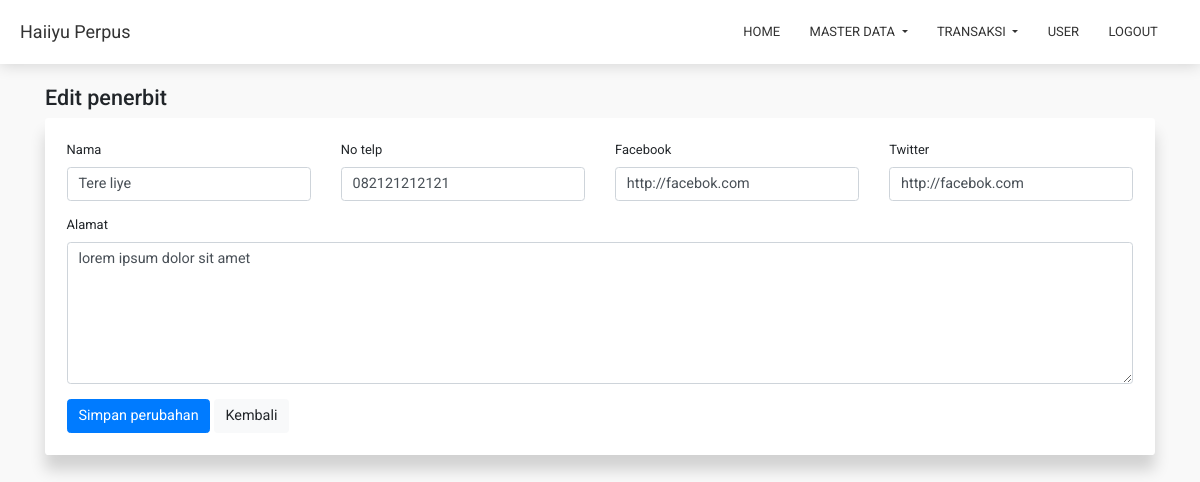
Screenshot of /?c=publisher-edit&id=1 (signed in) with the database file from the repository.
### tables this page shows
CREATE TABLE `publishers` (
  `id` int(11) NOT NULL,
  `name` varchar(50) NOT NULL,
  `phone_number` varchar(20) NOT NULL,
  `address` text NOT NULL,
  `email` varchar(50) NOT NULL,
  `facebook` varchar(100) NOT NULL,
  `twitter` varchar(100) NOT NULL
);

### app/helper.php (called while the page is built, shortened)
<?php
function url($to = ''){
  $base_url = str_replace(basename($_SERVER['SCRIPT_NAME']), '', $_SERVER['SCRIPT_NAME']);
  $base_url .= $to;
  return $base_url;
}
function get($name){
  return isset($_GET[$name]) ? $_GET[$name] : null;
}
function antiInject($text){
  return stripcslashes(strip_tags($text));
}

### resources/publisher/edit.php (the view, shortened to what this page needs)
<?php
  $table = 'publishers';
  $id = antiInject(get('id'));
  $data = mysqli_fetch_object((mysqli_query($conn, "SELECT * FROM `$table` where id='$id'")));
  if($data){
?>
<div class="container mt-4">
  <h4><?=isset($title) ? $title : '' ?></h4>
  <div class="row">
    <div class="col-sm-12">
      <div class="card c-card">
        <div class="card-body p-4">
          <form method="post">
            <div class="row">
              <div class="col-sm-12 col-md-6 col-lg-3 form-group">
                <label>Nama</label>
                <input type="text" name="name" class="form-control" placeholder="Masukan nama" autocomplete="off" value="<?=$data->name?>" required>
              </div>
              <div class="col-sm-12 col-md-6 col-lg-3 form-group">
                <label>No telp</label>
                <input type="text" name="phone_number" class="form-control" placeholder="Masukan no telp" autocomplete="off" value="<?=$data->phone_number?>" required>
              </div>
              <div class="col-sm-12 col-md-6 col-lg-3 form-group">
                <label>Facebook</label>
                <input type="text" name="facebook" class="form-control" placeholder="Masukan url profil facebook" autocomplete="off" value="<?=$data->facebook?>" required>
              </div>
              <div class="col-sm-12 col-md-6 col-lg-3 form-group">
                <label>Twitter</label>
                <input type="text" name="twitter" class="form-control" placeholder="Masukan url profil twitter" autocomplete="off" value="<?=$data->twitter?>" required>
              </div>
              <div class="col-sm-12 form-group">
                <label>Alamat</label>
                <textarea name="address" class="form-control" rows="6" placeholder="Masukan alamat" required><?=$data->address?></textarea>
              </div>
              <div class="col-sm-12 ">
                <button type="submit" name="submit" class="btn btn-primary">Simpan perubahan</button>
                <a href="<?=url('?c=publisher')?>" class="btn btn-light">Kembali</a>
              </div>
            </div>
          </form>
        </div>
      </div>
    </div>
  </div>
</div>
<?php
  }else{
    include 'resources/error/id-404.php';
  }
?>

### assets/css/style.css (style rules this page uses)
* { font-family: 'Roboto', sans-serif; font-size: .9rem; }
body { background-color: #f9f9f9; }
.c-card { border: none; box-shadow: 0px 15px 15px rgba(0,0,0,0.16); }

### rows the page displays
publishers: name "Tere liye", phone_number "082121212121", facebook "http://facebok.com", twitter "http://facebok.com", address "lorem ipsum dolor sit amet"

### other values shown
$title "Edit penerbit"
